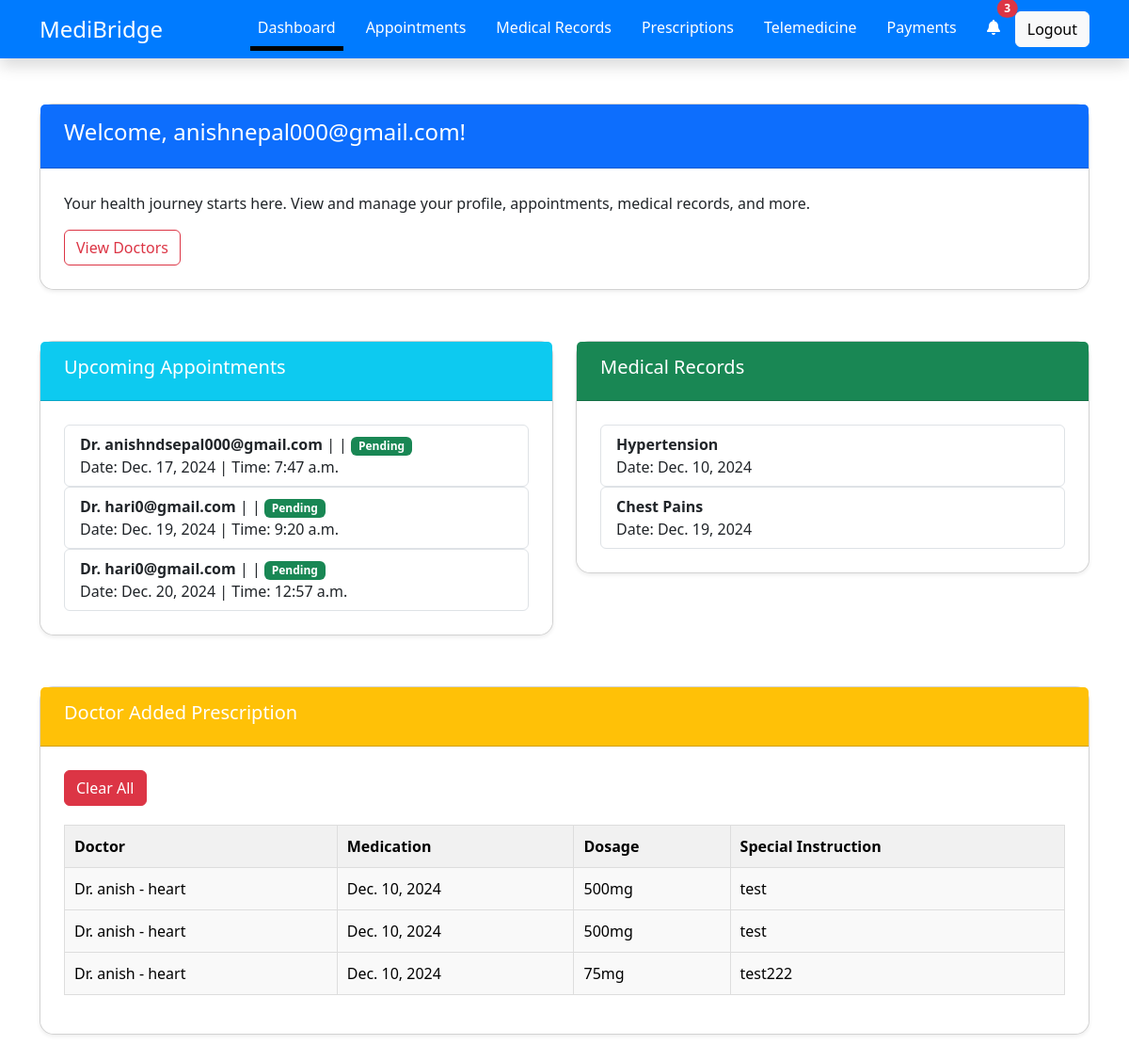
Screenshot of /patient/ (signed in) with the database file from the repository.
### patient_app/models.py (models this page shows)
class Appointment(models.Model):
    patient=models.ForeignKey(User,on_delete=models.CASCADE,related_name='appointments')
    d_name=models.ForeignKey(User,on_delete=models.CASCADE,related_name='d_appointments',null=True)
    doctor_name=models.CharField(max_length=100)
    date=models.DateField()
    time=models.TimeField()
    description=models.TextField(null=True)
    status = models.CharField(max_length=20, choices=[('Pending', 'Pending'), ('Completed', 'Completed')],default='Pending')

class MedicalReport(models.Model):
    patient=models.ForeignKey(User,on_delete=models.CASCADE,related_name='medical_reports')
    date=models.DateField()
    diagnosis=models.CharField(max_length=100)
    treatment=models.CharField(max_length=100)

class AddPrescription(models.Model):
    patients=models.ForeignKey(Patient,on_delete=models.CASCADE,related_name='prescription')
    doctors=models.ForeignKey(Doctor,on_delete=models.CASCADE,related_name='prescription')
    medication_names=models.CharField(max_length=100)
    dosages=models.CharField(max_length=100)
    instructions=models.TextField()
    dates=models.DateField()

### mainpage/models.py (models this page shows)
class Doctor(models.Model):
    user=models.OneToOneField(User,on_delete=models.CASCADE,related_name='doctor_profile',default=None)
    full_name=models.CharField(max_length=255,null=True)
    email=models.EmailField(unique=True,default=None)
    specialization = models.CharField(max_length=100, help_text="Doctor's area of specialization",default=None)
    certificate = models.FileField(upload_to='doctor_certificates/', help_text="Upload your medical certificate",default=None)
    created_at = models.DateTimeField(auto_now_add=True)
    verified=models.BooleanField(default=False)
    is_available=models.BooleanField(default=False)
    def __str__(self):
        return f"Dr. {self.full_name} - {self.specialization}"

### patient_app/views.py (the view)
# urls.py: path('',patient_dashboard,name='patient_dashboard'),
@login_required(login_url='/home')
def patient_dashboard(request):
    appoint=Appointment.objects.filter(patient=request.user)[:3]
    doct=Doctor.objects.all()
    records=MedicalReport.objects.filter(patient=request.user)[:3]
    user=Patient.objects.get(user=request.user)
    medical=AddPrescription.objects.filter(patients=user)
    notification_count=Notification.objects.filter(patient=user).count()
    context={
        'appoint':appoint,
        'doct':doct,
        'records':records,
        'medical':medical,
        'notification_count':notification_count
    }
    return render(request,'patient_nav/pdashboard.html',context)

### patient_app/templates/patient_nav/pdashboard.html
{% extends 'pbase.html' %}
{% block content %}
<div class="container mt-5">
    <div class="row">
        <div class="col-md-12 mb-4">
            <div class="card shadow-sm">
                <div class="card-header bg-primary text-white">
                    <h4>Welcome, {{ user.email }}!</h4>
                </div>
                <div class="card-body">
                    <p>Your health journey starts here. View and manage your profile, appointments, medical records, and more.</p>
                    <a href="{% url 'doctors_lists' %}"><button class="btn btn-outline-danger">View Doctors</button></a>
                </div>
            </div>
        </div>
        <div class="col-md-6 mb-4">
            <div class="card shadow-sm">
                <div class="card-header bg-info text-white">
                    <h5>Upcoming Appointments</h5>
                </div>
                <div class="card-body">
                    {% for appoint in appoint %}
                    <ul class="list-group">
                        <li class="list-group-item">
                            <strong>Dr. {{appoint.d_name}}</strong> | <em>{{doct.specialization}}</em> | <span class="badge bg-success">{{appoint.status}}</span>
                            <p class="mb-0">Date: {{appoint.date}} | Time: {{appoint.time}}</p>
                        </li>
                    </ul>
                    {% endfor %}
                </div>
            </div>
        </div>
        <div class="col-md-6 mb-4">
            <div class="card shadow-sm">
                <div class="card-header bg-success text-white">
                    <h5>Medical Records</h5>
                </div>
                <div class="card-body">
                    {% for records in records %}
                    <ul class="list-group">
                        <li class="list-group-item">
                            <strong>{{records.diagnosis}}</strong>
                            <p class="mb-0">Date: {{records.date}}</p>
                        </li>
                    </ul>
                    {% endfor %}
                </div>
            </div>
        </div>
        <div class="col-md-12 mb-4">
            <div class="card shadow-sm">
                <div class="card-header bg-warning text-white">
                    <h5>Doctor Added Prescription</h5>
                </div>
                <div class="card-body">
                    <a href="{% url 'clear_add_pres' %}"><button class="btn btn-danger">Clear All</button></a>
                    <table class="table table-bordered text-center">
                        <thead class="table">
                            <tr>
                                <th>Doctor</th>
                                <th>Medication</th>
                                <th>Dosage</th>
                                <th>Special Instruction</th>
                            </tr>
                        </thead>
                        <tbody>
                            {% if medical %}
                                {% for i in medical %}
                                <tr>
                                    <td>{{i.doctors}}</td>
                                    <td>{{i.dates}}</td>
                                    <td>{{i.dosages}}</td>
                                    <td>{{i.instructions}}</td>
                                </tr>
                                {% endfor %}
                                {% else %}
                                <tr><td colspan="5">No medical history available for this patient.</td></tr>
                            {% endif %}
                        </tbody>
                    </table>
                </div>
            </div>
        </div>
    </div>
</div>
{% endblock %}

### patient_app/templates/pbase.html (shortened to what this page needs)
<!DOCTYPE html>
{% load static %}
<html lang="en">
<head>
<link rel="stylesheet" href="//cdn.jsdelivr.net/npm/alertifyjs@1.14.0/build/css/alertify.min.css"/>
<link rel="stylesheet" href="//cdn.jsdelivr.net/npm/alertifyjs@1.14.0/build/css/themes/default.min.css"/>
    <link href="https://cdn.jsdelivr.net/npm/bootstrap@5.3.2/dist/css/bootstrap.min.css" rel="stylesheet">
    <link rel="stylesheet" href="{% static 'css/dashboard.css' %}">
    <link rel="stylesheet" href="{% static 'css/appointment.css' %}">
    <link rel="stylesheet" href="{% static 'css/medical.css' %}">
    <link rel="stylesheet" href="{% static 'css/style.css' %}">
</head>
<body>
    <nav class="navbar navbar-expand-lg navbar-dark shadow">
        <div class="container">
            <a class="fs-4 navbar-brand" href="{% url 'patient_dashboard' %}">MediBridge</a>
            <div class="collapse navbar-collapse" id="navbarNav">
                <ul class="navbar-nav ms-auto mb-2 mb-lg-0 gap-3">
                    <li class="nav-item">
                        <a class="nav-link {% if request.path == '/patient/' %}active{% endif %}" href="{% url 'patient_dashboard' %}">Dashboard</a>
                    </li>
                    <li class="nav-item">
                        <a class="nav-link {% if request.path == '/patient/appointment' %}active{% endif %}" href="{% url 'patient_appointment' %}">Appointments</a>
                    </li>
                    <li class="nav-item">
                        <a class="nav-link {% if request.path == '/patient/medical_report' %}active{% endif %}" href="{% url 'medical_report' %}">Medical Records</a>
                    </li>
                    <li class="nav-item">
                        <a class="nav-link {% if request.path == '/patient/prescription' %}active{% endif %}" href="{% url 'patient_pres' %}">Prescriptions</a>
                    </li>
                    <li class="nav-item">
                        <a class="nav-link {% if request.path == '/patient/telemedicine' %}active{% endif %}" href="{% url 'telemedicine' %}">Telemedicine</a>
                    </li>
                    <li class="nav-item">
                        <a class="nav-link  {% if request.path == '/patient/payment' %}active{% endif %}" href="{% url 'payment' %}">Payments</a>
                    </li>
                    <li class="nav-item">
                        <a class="nav-link position-relative" href="{% url 'notification_list' %}">
                            <i class="fas fa-bell"></i>
                            {% if notification_count > 0 %}
                                <span class="position-absolute top-0 start-100 translate-middle badge rounded-pill bg-danger">
                                    {{ notification_count }}
                                </span>
                            {% endif %}
                        </a>
                    </li>
                </ul>
                <ul class="navbar-nav ms-lg-2">
                    <li class="nav-item">
                        <a href="{% url 'log_out' %}" class="btn btn-light">Logout</a>
                    </li>
                </ul>
            </div>
        </div>
    </nav>
    {% block content %}
    {% endblock %}
</body>
</html>

### patient_app/static/css/medical.css (style rules this page uses)
.card { border-radius: 15px; box-shadow: 0 4px 8px rgba(0, 0, 0, 0.1); margin-bottom: 30px; }
.card-header { background-color: #007bff; color: white; font-size: 20px; padding: 15px 25px; border-radius: 15px 15px 0 0; }
.card-body { padding: 25px; background-color: white; border-radius: 0 0 15px 15px; }
.table { border-collapse: collapse; width: 100%; margin-top: 20px; }
.table th, .table td { padding: 10px; border: 1px solid #ddd; text-align: left; }
.table th { background-color: #f1f1f1; }
.table td { background-color: #f9f9f9; }

### mainpage/static/css/style.css (style rules this page uses)
.navbar { background-color: #007bff; }
.navbar .nav-link, .navbar-brand { color: #fff !important; }

### patient_app/templates/pbase.html (style rules this page uses)
.active { border-bottom: 5px solid black; }

### rows the page displays
Appointment: d_name "anishndsepal000@gmail.com", status "Pending", date "Dec. 17, 2024", time "7:47 a.m."
Appointment: d_name "hari0@gmail.com", status "Pending", date "Dec. 19, 2024", time "9:20 a.m."
Appointment: d_name "hari0@gmail.com", status "Pending", date "Dec. 20, 2024", time "12:57 a.m."
MedicalReport: diagnosis "Hypertension", date "Dec. 10, 2024"
MedicalReport: diagnosis "Chest Pains", date "Dec. 19, 2024"
AddPrescription: doctors "Dr. anish - heart", dates "Dec. 10, 2024", dosages "500mg", instructions "test"
AddPrescription: doctors "Dr. anish - heart", dates "Dec. 10, 2024", dosages "500mg", instructions "test"
AddPrescription: doctors "Dr. anish - heart", dates "Dec. 10, 2024", dosages "75mg", instructions "test222"

### other values shown
{{ notification_count }} "3"
{{ user.email }} "anishnepal000@gmail.com"
